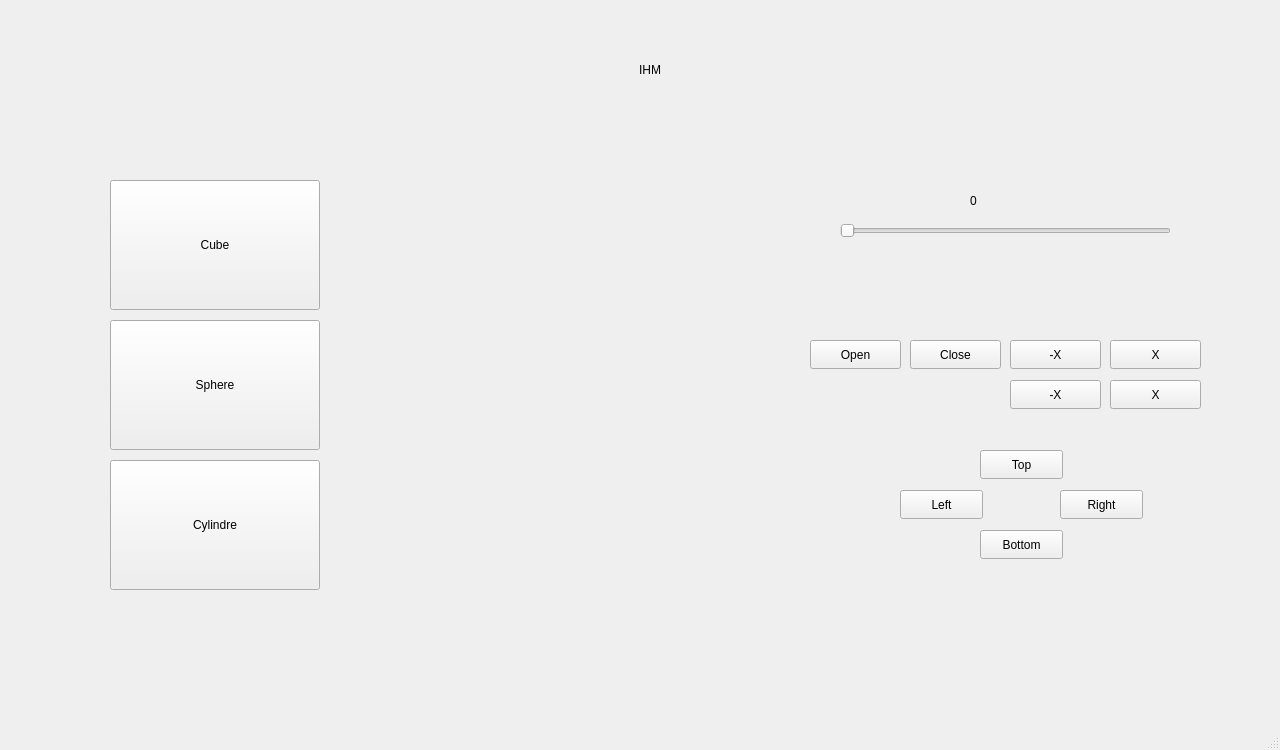
<?xml version="1.0" encoding="UTF-8"?>
<ui version="4.0">
 <class>MainWindow</class>
 <widget class="QMainWindow" name="MainWindow">
  <property name="geometry">
   <rect>
    <x>0</x>
    <y>0</y>
    <width>1280</width>
    <height>750</height>
   </rect>
  </property>
  <property name="windowTitle">
   <string>MainWindow</string>
  </property>
  <widget class="QWidget" name="centralwidget">
   <widget class="QLabel" name="label">
    <property name="geometry">
     <rect>
      <x>400</x>
      <y>20</y>
      <width>500</width>
      <height>100</height>
     </rect>
    </property>
    <property name="text">
     <string>IHM</string>
    </property>
    <property name="alignment">
     <set>Qt::AlignCenter</set>
    </property>
   </widget>
   <widget class="QPushButton" name="Right">
    <property name="geometry">
     <rect>
      <x>1060</x>
      <y>490</y>
      <width>83</width>
      <height>29</height>
     </rect>
    </property>
    <property name="text">
     <string>Right</string>
    </property>
    <property name="default">
     <bool>false</bool>
    </property>
   </widget>
   <widget class="QPushButton" name="Bottom">
    <property name="geometry">
     <rect>
      <x>980</x>
      <y>530</y>
      <width>83</width>
      <height>29</height>
     </rect>
    </property>
    <property name="text">
     <string>Bottom</string>
    </property>
    <property name="default">
     <bool>false</bool>
    </property>
   </widget>
   <widget class="QPushButton" name="Left">
    <property name="geometry">
     <rect>
      <x>900</x>
      <y>490</y>
      <width>83</width>
      <height>29</height>
     </rect>
    </property>
    <property name="text">
     <string>Left</string>
    </property>
    <property name="default">
     <bool>false</bool>
    </property>
   </widget>
   <widget class="QPushButton" name="Top">
    <property name="geometry">
     <rect>
      <x>980</x>
      <y>450</y>
      <width>83</width>
      <height>29</height>
     </rect>
    </property>
    <property name="text">
     <string>Top</string>
    </property>
    <property name="default">
     <bool>false</bool>
    </property>
   </widget>
   <widget class="QPushButton" name="Cube">
    <property name="geometry">
     <rect>
      <x>110</x>
      <y>180</y>
      <width>210</width>
      <height>130</height>
     </rect>
    </property>
    <property name="text">
     <string>Cube</string>
    </property>
    <property name="default">
     <bool>false</bool>
    </property>
   </widget>
   <widget class="QSlider" name="CamSlider">
    <property name="geometry">
     <rect>
      <x>840</x>
      <y>210</y>
      <width>331</width>
      <height>41</height>
     </rect>
    </property>
    <property name="maximum">
     <number>100</number>
    </property>
    <property name="orientation">
     <enum>Qt::Horizontal</enum>
    </property>
   </widget>
   <widget class="QPushButton" name="Open">
    <property name="geometry">
     <rect>
      <x>810</x>
      <y>340</y>
      <width>91</width>
      <height>29</height>
     </rect>
    </property>
    <property name="text">
     <string>Open</string>
    </property>
   </widget>
   <widget class="QPushButton" name="Close">
    <property name="geometry">
     <rect>
      <x>910</x>
      <y>340</y>
      <width>91</width>
      <height>29</height>
     </rect>
    </property>
    <property name="text">
     <string>Close</string>
    </property>
   </widget>
   <widget class="QPushButton" name="x2">
    <property name="geometry">
     <rect>
      <x>1010</x>
      <y>340</y>
      <width>91</width>
      <height>29</height>
     </rect>
    </property>
    <property name="text">
     <string>-X</string>
    </property>
   </widget>
   <widget class="QPushButton" name="X1">
    <property name="geometry">
     <rect>
      <x>1110</x>
      <y>340</y>
      <width>91</width>
      <height>29</height>
     </rect>
    </property>
    <property name="text">
     <string>X</string>
    </property>
   </widget>
   <widget class="QPushButton" name="X1_2">
    <property name="geometry">
     <rect>
      <x>1110</x>
      <y>380</y>
      <width>91</width>
      <height>29</height>
     </rect>
    </property>
    <property name="text">
     <string>X</string>
    </property>
   </widget>
   <widget class="QPushButton" name="x2_2">
    <property name="geometry">
     <rect>
      <x>1010</x>
      <y>380</y>
      <width>91</width>
      <height>29</height>
     </rect>
    </property>
    <property name="text">
     <string>-X</string>
    </property>
   </widget>
   <widget class="QPushButton" name="Sphere">
    <property name="geometry">
     <rect>
      <x>110</x>
      <y>320</y>
      <width>210</width>
      <height>130</height>
     </rect>
    </property>
    <property name="text">
     <string>Sphere</string>
    </property>
   </widget>
   <widget class="QPushButton" name="Cylindre">
    <property name="geometry">
     <rect>
      <x>110</x>
      <y>460</y>
      <width>210</width>
      <height>130</height>
     </rect>
    </property>
    <property name="text">
     <string>Cylindre</string>
    </property>
   </widget>
   <widget class="QLabel" name="SliderValue">
    <property name="geometry">
     <rect>
      <x>970</x>
      <y>190</y>
      <width>67</width>
      <height>21</height>
     </rect>
    </property>
    <property name="text">
     <string>0</string>
    </property>
   </widget>
  </widget>
  <widget class="QMenuBar" name="menubar">
   <property name="geometry">
    <rect>
     <x>0</x>
     <y>0</y>
     <width>1280</width>
     <height>26</height>
    </rect>
   </property>
  </widget>
  <widget class="QStatusBar" name="statusbar"/>
 </widget>
 <resources/>
 <connections/>
</ui>
